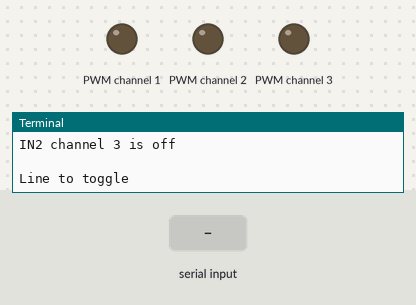
Bench run of a program on a simulated Raspberry Pi (BCM pin numbers). Parts: output pins drawn as LEDs (lit = HIGH), the last lines printed to the terminal. Inputs (shaded band) come from the test bench. The clock reads 2024-03-15 10:24:30 at power-on unless the program sets it.

Above: at 1.4 s.
1.5 s: "en" typed at the terminal, then Enter
At 2.6 s:
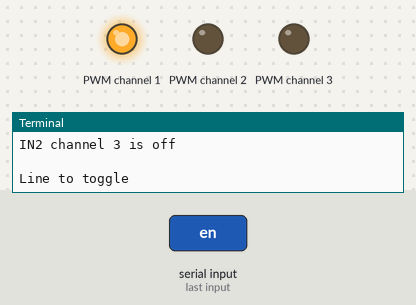
3.0 s: "in1" typed at the terminal, then Enter
At 3.8 s:
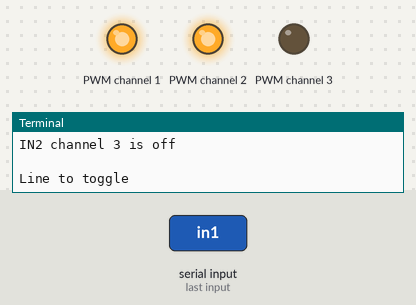
4.5 s: "in2" typed at the terminal, then Enter
At 4.9 s:
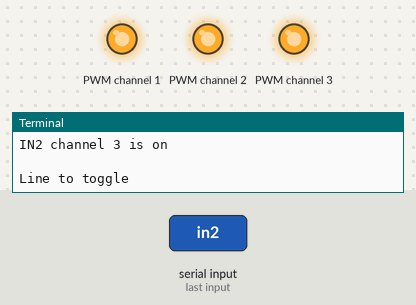
Timing chart, 0 to 7.5 s (numbered marks = the images above; inputs shaded):
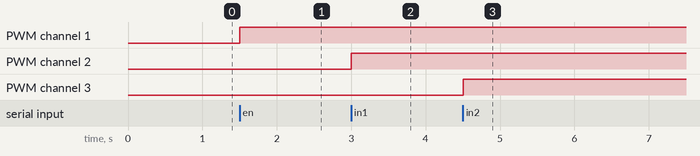

Measured:
- after the input at 1.5 s, PWM channel 1: LOW → HIGH at once
- after the input at 3.0 s, PWM channel 2: LOW → HIGH at once
- after the input at 4.5 s, PWM channel 3: LOW → HIGH at once

The program:

02_manual_control.py
```python
# Buzzer motor control using NXP Semiconductors PCA9685 PWM driver chip
# The PCA9685 is designed for PWM dimming of LEDs, which explains why registers
# are named e.g. "LED1_ON_L", but these are just channel numbers and the PWM
# signal works general PWM output

# Three channels, 01, 02, and 03, control a DRV8601 haptic driver
# For first tests, channel outputs are only on/off:
# Channel  DRV8601 pin
#    01       EN
#    02       IN1
#    03       IN2
# EN Low = no output
# EN high, the DRV8601 differential output is according to IN1 and IN2
# IN1 high and IN2 low, output positive, motor spins clockwise
# IN1 low and IN2 high, output negative, motor spins counter clockwise
# (IN1 & IN2 both high or low, to be tested)
# PWM on IN1 and/or IN2, to be tested

# On startup, goes to all lines low
# enter "x" to explicitly end

import smbus, time, logging, math

# PCA9685 registers/etc:
PCA9685_ADDRESS    = 0x40
MODE1              = 0x00
# Bits (*=default)
# 7 RESTART
#    Read: Shows state of RESTART logic. See Section 7.3.1.1 for detail.
#    Write: User writes logic 1 to this bit to clear it to logic 0.
#     A user write of logic 0 will have no effect. See Section 7.3.1.1 for detail.
#    0* Restart disabled.
#    1 Restart enabled.
# 6 EXTCLK
#    R/W To use the EXTCLK pin, this bit must be set by the following sequence:
#    1. Set the SLEEP bit in MODE1. This turns off the internal oscillator.
#    2. Write logic 1s to both the SLEEP and EXTCLK bits in MODE1.
#    The switch is now made. The external clock can be active during the
#    switch because the SLEEP bit is set.
#    This bit is a ‘sticky bit’, that is, it cannot be cleared by writing a
#    logic 0 to it. The EXTCLK bit can only be cleared by a power cycle or
#    software reset. EXTCLK range is DC to 50 MHz.
#    0* Use internal clock.
#    1 Use EXTCLK pin clock.
# 5 AI R/W
#    0* Register Auto-Increment disabled[1].
#    1 Register Auto-Increment enabled.
# 4 SLEEP R/W
#    0 Normal mode[2].
#    1* Low power mode. Oscillator off[3][4].
# 3 SUB1 R/W
#    0* PCA9685 does not respond to I2C-bus subaddress 1.
#    1 PCA9685 responds to I2C-bus subaddress 1.
# 2 SUB2 R/W
#    0* PCA9685 does not respond to I2C-bus subaddress 2.
#    1 PCA9685 responds to I2C-bus subaddress 2.
# 1 SUB3 R/W
#    0* PCA9685 does not respond to I2C-bus subaddress 3.
#    1 PCA9685 responds to I2C-bus subaddress 3.
# 0 ALLCALL R/W
#    0 PCA9685 does not respond to LED All Call I2C-bus address.
#    1* PCA9685 responds to LED All Call I2C-bus address
MODE2              = 0x01
SUBADR1            = 0x02
SUBADR2            = 0x03
SUBADR3            = 0x04

# channel base addresses
# all channels are strictly in increments of 4
# e.g. LED1_ON_L = LED0_ON_L + 4
# e.g. LEDn_ON_L = CHAN_BASE_ADDR_ON_L + 4*n
CHAN_BASE_ADDR_ON_L          = 0x06
CHAN_BASE_ADDR_ON_H          = 0x07
CHAN_BASE_ADDR_OFF_L         = 0x08
CHAN_BASE_ADDR_OFF_H         = 0x09

ALL_LED_ON_L       = 0xFA
ALL_LED_ON_H       = 0xFB
ALL_LED_OFF_L      = 0xFC
ALL_LED_OFF_H      = 0xFD
PRE_SCALE          = 0xFE  # prescale register for PWM output frequency
# max 1526 Hz = 0x03h
# min 24 Hz = 0xFFh
# PRE_SCALE can only be set when MODE1.SLEEP = 1
# calculate: PRE_SCALE = round(osc/(4096*freq))-1

# (PRE_SCALE Default of 0x1E gives 200 Hz refresh rate at osc 25 MHz)

# Bits:
RESTART            = 0x80
SLEEP              = 0x10
ALLCALL            = 0x01
INVRT              = 0x10
OUTDRV             = 0x04

MAX_HIGH = 4095 # maximum of PCA9685 counter
# CHAN_FULL, bit 4, turns a channel full on or off
# written to CHANn_ON_H turns full on
# written to CHANn_OFF_H turns full off
# other bits ignored except for delay in ON
CHAN_FULL = 0x10
states_tpl = ("off", "on")
# key is the code for which signal to control
# val[0] is the channel number, val[1] is the initial state
ctrl_dict = {"en": [1, states_tpl[0]],
             "in1": [2, states_tpl[0]],
             "in2": [3,  states_tpl[0]]}


OSC_CLOCK          = 25000000 # default on-chip, 25 MHz
DESIRED_FREQUENCY  = 200 # in Hz
#DESIRED_FREQUENCY  = 100 # in Hz
#DESIRED_FREQUENCY  = 50 # in Hz

#prescale_value = round(OSC_CLOCK/(4096 * DESIRED_FREQUENCY)) - 1
prescale_value = 0x03 # max, 1525 Hz
print(prescale_value)

i2c_bus = smbus.SMBus(1) # Create a new I2C bus

# enable PRE_SCALE change, set MODE1.SLEEP = 1
i2c_bus.write_byte_data(PCA9685_ADDRESS, MODE1, 0x10)
time.sleep(.25) # delay for reset

# set freqency
#i2c_bus.write_byte_data(PCA9685_ADDRESS, PRE_SCALE, 0x1e)
i2c_bus.write_byte_data(PCA9685_ADDRESS, PRE_SCALE, prescale_value)

# enable the PWM chip: clear MODE1.SLEEP bit 4
# auto-increment address after write: set MODE1.AI bit 5
i2c_bus.write_byte_data(PCA9685_ADDRESS, MODE1, 0x20)

while (1):
    for key in ctrl_dict:
        chan_num = ctrl_dict[key][0]
        chan_state = ctrl_dict[key][1]
        print(key.upper(), "channel",
              chan_num, "is", chan_state)
        state_index = states_tpl.index(chan_state) # 0 or 1
        if state_index == 0: # full off
            # clear ON register, so no conflict
            i2c_bus.write_word_data(PCA9685_ADDRESS,
                    CHAN_BASE_ADDR_ON_H + 4 * chan_num, 0)
            # set full off
            i2c_bus.write_word_data(PCA9685_ADDRESS,
                    CHAN_BASE_ADDR_OFF_H + 4 * chan_num, CHAN_FULL)
        else: # full on
            # clear OFF register so no conflict
            i2c_bus.write_word_data(PCA9685_ADDRESS,
                    CHAN_BASE_ADDR_OFF_H + 4 * chan_num, 0)
            # set low ON register = 0 for no delay
            i2c_bus.write_word_data(PCA9685_ADDRESS,
                    CHAN_BASE_ADDR_ON_L + 4 * chan_num, 0)
            # set full on
            i2c_bus.write_word_data(PCA9685_ADDRESS,
                    CHAN_BASE_ADDR_ON_H + 4 * chan_num, CHAN_FULL)

##        # write the time point during each cycle to turn ON, 0us
##        i2c_bus.write_word_data(PCA9685_ADDRESS,
##                CHAN_BASE_ADDR_ON_L + 4 * chan_num, 0)
##        i2c_bus.write_word_data(PCA9685_ADDRESS,
##                CHAN_BASE_ADDR_ON_H + 4 * chan_num, 0)
##        if chan_state == "off":
##            off_pt_val = 1 # turn off in minimal time
##        if chan_state == "on":
##            off_pt_val = MAX_HIGH # stay on for maximal time
##        # set the channel time point to turn off
##        i2c_bus.write_word_data(PCA9685_ADDRESS,
##                CHAN_BASE_ADDR_OFF_L + 4 * chan_num, off_pt_val % 512)
##        i2c_bus.write_word_data(PCA9685_ADDRESS,
##                CHAN_BASE_ADDR_OFF_H + 4 * chan_num, off_pt_val // 512)
    print() # blank line for readablilty

    s = input('Line to toggle ').strip().lower()

    if s == "x":
        break

    if s in ctrl_dict.keys():
        # toggle
        old_state_index = states_tpl.index(ctrl_dict[s][1]) # 0 or 1
        new_state_index = (old_state_index + 1) % 2
        ctrl_dict[s][1] = states_tpl[new_state_index]

    else:
        print("unrecognized input")
        pass
```
